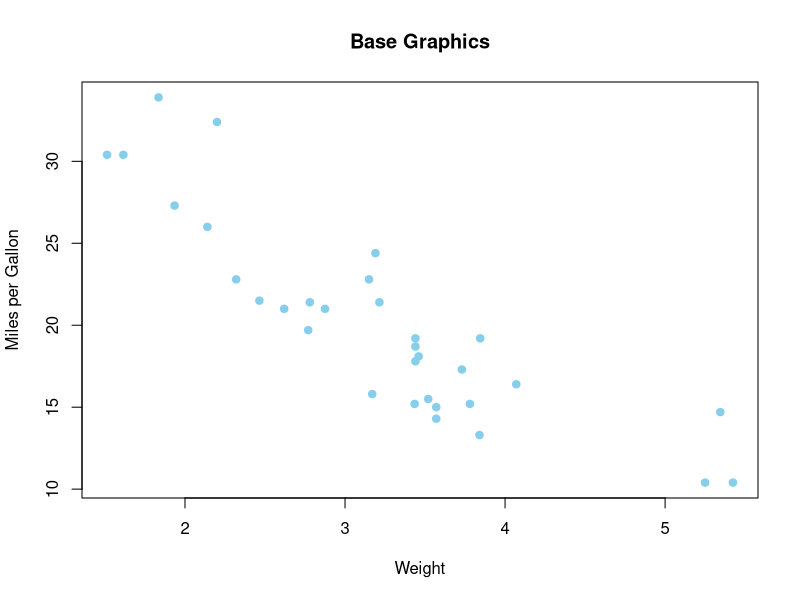
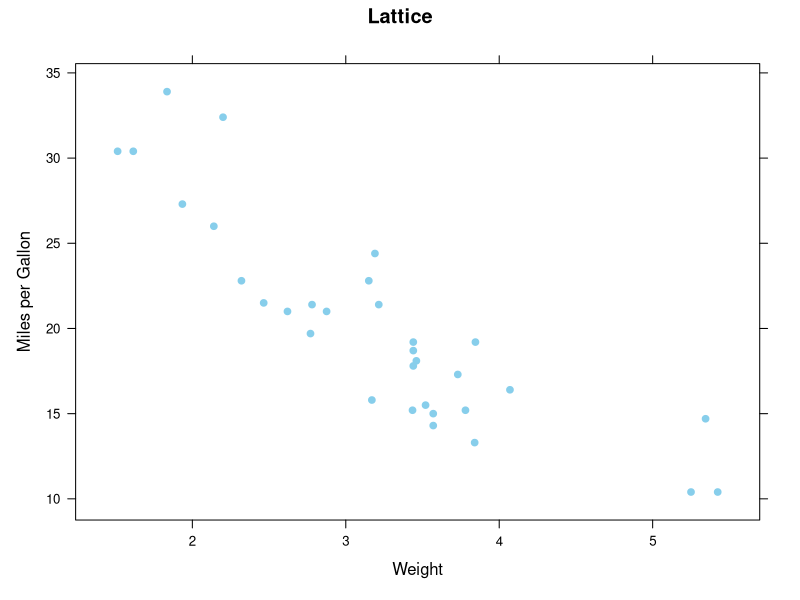
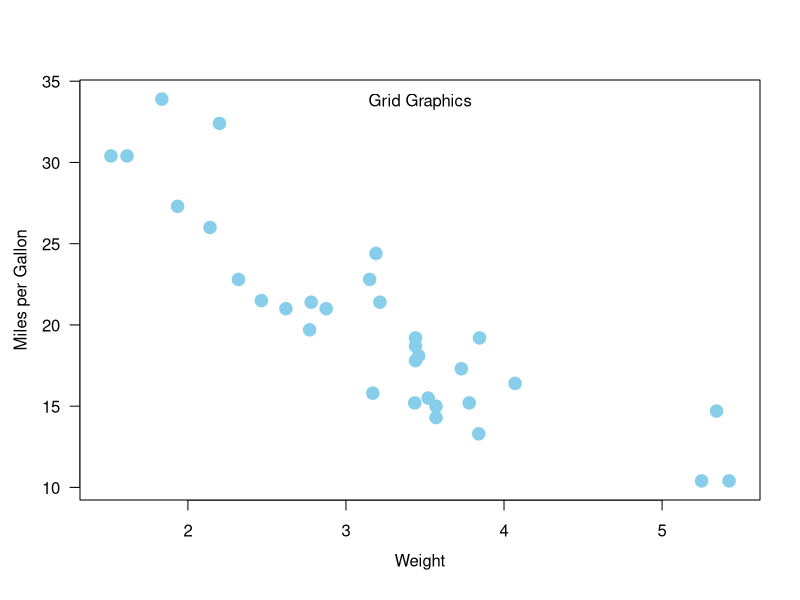
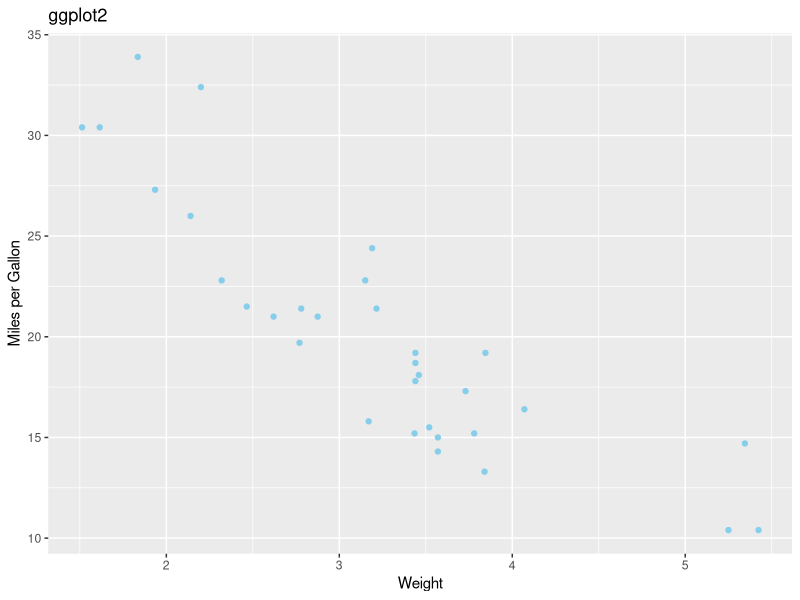

These figures' R source, in order:
# 四种不同的图形创建方法：base、lattice、grid默认安装，无需单独安装；
# ggplot2需要单独安装，是当前R中最强大最流行的图形创建方法

# Base：过程式，一步一步命令绘图（直观，灵活，但不易复用）。

# Lattice：公式接口（y ~ x），一条语句即可完成，适合分面图，但自定义麻烦。

# Grid：低层级系统，提供绘图原语（需要手动搭建坐标系，灵活但繁琐）。

# ggplot2：基于 Grammar of Graphics，语法层次化，可叠加图层，最适合复杂可视化。

# Base R
plot(mtcars$wt, mtcars$mpg,
     main = "Base Graphics",
     xlab = "Weight",
     ylab = "Miles per Gallon",
     pch = 19, col = "skyblue")


# lattice
# 它的图形是一次性创建的，所有的面板和元素在一个函数调用中定义。图形美观且具有良好的对称性。
# 适用场景：当需要展示数据的多个子集之间的关系时非常有用，例如按不同分组变量展示数据分布。

# Lattice
library(lattice)
xyplot(mpg ~ wt, data = mtcars,
       main = "Lattice",
       xlab = "Weight", ylab = "Miles per Gallon",
       pch = 19, col = "skyblue")

# Grid
library(grid)
grid.newpage()
pushViewport(plotViewport(margins = c(5, 4, 4, 2)))
pushViewport(dataViewport(mtcars$wt, mtcars$mpg))

grid.xaxis()
grid.yaxis()
grid.rect()
grid.points(mtcars$wt, mtcars$mpg, pch = 19, gp = gpar(col = "skyblue"))

grid.text("Weight", y = unit(-3, "lines"))
grid.text("Miles per Gallon", x = unit(-3, "lines"), rot = 90)
grid.text("Grid Graphics", y = unit(1, "npc") - unit(1, "lines"))

# 加载ggplot2包
# ggplot2
library(ggplot2)
ggplot(mtcars, aes(x = wt, y = mpg)) +
  geom_point(color = "skyblue") +
  labs(title = "ggplot2",
       x = "Weight", y = "Miles per Gallon")
